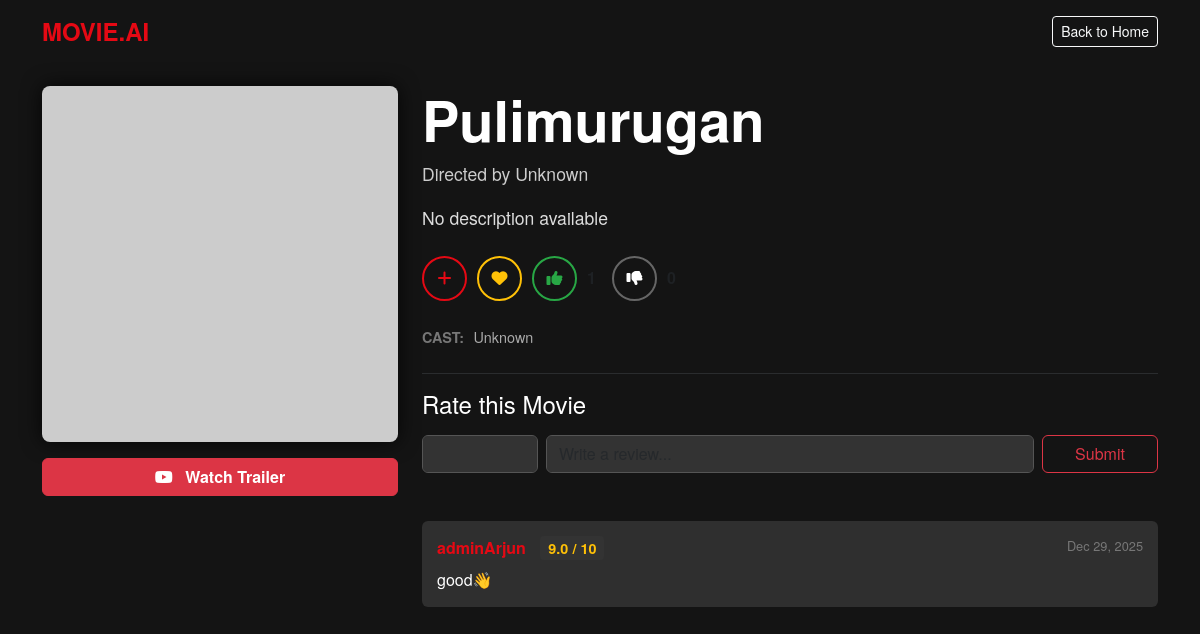
The app's page /movie/353501/ (signed in) with its own data.
### core/models.py (models this page shows, shortened)
class Movie(models.Model):
    title = models.CharField(max_length=200)
    overview = models.TextField()
    tmdb_id = models.IntegerField(unique=True)
    genres = models.CharField(max_length=500, blank=True)
    poster_url = models.CharField(max_length=500, blank=True, null=True)
    director = models.CharField(max_length=200, default="Unknown")
    cast = models.CharField(max_length=500, default="Unknown")
    description = models.TextField(default="No description available")

class Review(models.Model):
    user = models.ForeignKey(User, on_delete=models.CASCADE)
    movie = models.ForeignKey(Movie, on_delete=models.CASCADE)
    rating = models.FloatField(
        validators=[MinValueValidator(1.0), MaxValueValidator(10.0)])
    text = models.TextField(blank=True)
    created_at = models.DateTimeField(auto_now_add=True)

### core/views.py (the view, shortened to what this page needs)
# urls.py: path('movie/<int:movie_id>/', views.movie_detail, name='movie_detail'),
@login_required
def movie_detail(request, movie_id):
    movie = get_object_or_404(Movie, tmdb_id=movie_id)
    poster, director, cast = get_movie_data(movie)
    related_movies = []
    genre_str = ""
    try:
        if new_df is not None:
            movie_in_df = new_df[new_df['id'] == int(movie_id)]
            if not movie_in_df.empty:
                current_tags = str(movie_in_df.iloc[0]['tags']).lower()
                common_genres = ['action', 'adventure', 'animation', 'comedy', 'crime', 'documentary', 'drama', 'family',
                                 'fantasy', 'history', 'horror', 'music', 'mystery', 'romance', 'science fiction', 'thriller', 'war', 'western']
                found_genres = [g for g in common_genres if g in current_tags]
                if found_genres:
                    genre_str = " | ".join([g.capitalize()
                                           for g in found_genres])
                    genre_regex = '|'.join(found_genres)
                    condition = new_df['tags'].str.contains(
                        genre_regex, case=False, na=False)
                    related_df = new_df[condition & (
                        new_df['id'] != int(movie_id))]
                    if not related_df.empty:
                        samples = related_df.sample(n=min(6, len(related_df)))
                        for _, row in samples.iterrows():
                            p_url = safe_fetch_poster(
                                int(row['id']), row['title'])
                            related_movies.append(
                                {'title': row['title'], 'poster': p_url, 'id': row['id']})
    except Exception as e:
        print(f"Error finding related movies: {e}")
    return render(request, 'movie_detail.html', {
        'movie': movie,
        'poster': poster,
        'director': director,
        'cast': cast,
        'genres': genre_str,
        'related_movies': related_movies,
        'in_watchlist': Watchlist.objects.filter(user=request.user, movie=movie).exists(),
        'in_favorites': Favorite.objects.filter(user=request.user, movie=movie).exists(),
        'reviews': Review.objects.filter(movie=movie).order_by('-created_at'),
        'likes_count': Vote.objects.filter(movie=movie, vote_type='LIKE').count(),
        'dislikes_count': Vote.objects.filter(movie=movie, vote_type='DISLIKE').count(),
        'current_vote': (Vote.objects.filter(user=request.user, movie=movie).first().vote_type if Vote.objects.filter(user=request.user, movie=movie).first() else None)
    })

### core/templates/movie_detail.html (shortened to what this page needs)
<!DOCTYPE html>
<html lang="en">
<head>
    <link href="https://cdn.jsdelivr.net/npm/bootstrap@5.3.0/dist/css/bootstrap.min.css" rel="stylesheet">
    <link rel="stylesheet" href="https://cdnjs.cloudflare.com/ajax/libs/font-awesome/6.5.1/css/all.min.css">
</head>
<body>
    <nav class="navbar navbar-dark bg-transparent mb-4">
        <div class="container">
            <a class="navbar-brand" href="/">MOVIE.AI</a>
            <a href="/" class="btn btn-outline-light btn-sm">Back to Home</a>
        </div>
    </nav>
    <div class="container mt-4">
        <div class="row">
            <div class="col-md-4 mb-4">
                <img src="{{ poster }}" class="movie-poster-lg" alt="{{ movie.title }}">
                <a href="https://www.youtube.com/results?search_query={{ movie.title }}+trailer" target="_blank" class="btn btn-danger w-100 mt-3 fw-bold">
                    <i class="fab fa-youtube me-2"></i> Watch Trailer
                </a>
            </div>
            <div class="col-md-8">
                <h1 class="display-4 fw-bold mb-2">{{ movie.title }}</h1>
                <p class="mb-3" style="color: #cccccc; font-size: 1.1rem;">Directed by {{ director }}</p>
                <p class="lead" style="font-size: 1.1rem; line-height: 1.6; color: #ddd;">
                    {{ movie.description|default:"No description available." }}
                </p>
                <div class="d-flex align-items-center mb-4 mt-4">
                    <a href="{% url 'toggle_watchlist' movie.tmdb_id %}"
                       class="btn-icon {% if in_watchlist %}active-watch{% endif %}"
                       title="Add to Watchlist">
                        <i class="fas fa-plus"></i>
                    </a>
                    <a href="{% url 'toggle_favorite' movie.tmdb_id %}"
                       class="btn-icon {% if in_favorites %}active-fav{% endif %}"
                       title="Add to Favorites">
                        <i class="fas fa-heart"></i>
                    </a>
                    <a href="{% url 'toggle_vote' movie.tmdb_id 'LIKE' %}"
                       class="btn-icon vote-btn {% if current_vote == 'LIKE' %}active-vote-like{% endif %}"
                       data-type="LIKE"
                       title="Like"
                       style="{% if current_vote == 'LIKE' %}color: #28a745; border-color: #28a745;{% endif %}">
                        <i class="fas fa-thumbs-up"></i>
                    </a>
                    <span id="like-count" class="me-3 text-muted fw-bold">{{ likes_count }}</span>
                    <a href="{% url 'toggle_vote' movie.tmdb_id 'DISLIKE' %}"
                       class="btn-icon vote-btn {% if current_vote == 'DISLIKE' %}active-vote-dislike{% endif %}"
                       data-type="DISLIKE"
                       title="Dislike"
                       style="{% if current_vote == 'DISLIKE' %}color: #dc3545; border-color: #dc3545;{% endif %}">
                        <i class="fas fa-thumbs-down"></i>
                    </a>
                    <span id="dislike-count" class="text-muted fw-bold">{{ dislikes_count }}</span>
                </div>
                <div class="mb-4">
                    <span class="meta-label">CAST:</span>
                    <span class="cast-text">{{ cast }}</span>
                </div>
                <hr class="border-secondary">
                <h4 class="mb-3">Rate this Movie</h4>
                <form method="POST" class="mb-5">
                    <div class="row g-2">
                        <div class="col-md-2">
                            <input type="number" name="rating" step="0.1" min="0" max="10" class="form-control text-center fw-bold" required>
                        </div>
                        <div class="col-md-8">
                            <input type="text" name="review_text" class="form-control" placeholder="Write a review..." autocomplete="off">
                        </div>
                        <div class="col-md-2">
                            <button type="submit" class="btn btn-outline-danger w-100">Submit</button>
                        </div>
                    </div>
                </form>
                {% for review in reviews %}
                <div class="review-box">
                    <div>
                        <span class="review-user">{{ review.user.username }}</span>
                        <span class="rating-badge">{{ review.rating }} / 10</span>
                        <span class="float-end review-date">{{ review.created_at|date:"M d, Y" }}</span>
                    </div>
                    {% if review.text %}
                    <p class="mt-2 mb-0 text-white">{{ review.text }}</p>
                    {% endif %}
                </div>
                {% empty %}
                <p class="text-muted">No reviews yet.</p>
                {% endfor %}
            </div>
        </div>
    </div>
</body>
</html>

### core/templates/movie_detail.html (style rules this page uses)
body { background-color: #141414; color: white; font-family: 'Helvetica Neue', Helvetica, Arial, sans-serif; }
.navbar-brand { font-weight: bold; color: #e50914 !important; font-size: 1.5rem; }
.btn-icon { background: transparent; border: 2px solid #666; color: white; border-radius: 50%; width: 45px; height: 45px; display: inline-flex; align-items: center; justify-content: center; transition: all 0.3s; margin-right: 10px; text-decoration: none; }
.active-watch { border-color: #e50914 !important; color: #e50914 !important; }
.active-fav { border-color: #ffc107 !important; color: #ffc107 !important; }
.active-vote-like { border-color: #28a745 !important; color: #28a745 !important; }
.movie-poster-lg { border-radius: 8px; box-shadow: 0 0 20px rgba(0,0,0,0.8); width: 100%; object-fit: cover; }
.cast-text, .genre-text { color: #aaa; font-size: 0.9rem; }
.meta-label { color: #777; font-weight: bold; font-size: 0.9rem; margin-right: 5px; }
.review-box { background-color: #2f2f2f; padding: 15px; border-radius: 6px; margin-bottom: 15px; }
.review-user { font-weight: bold; color: #e50914; margin-right: 10px; }
.review-date { color: #777; font-size: 0.8rem; }
.rating-badge { background-color: #333; padding: 2px 8px; border-radius: 4px; font-weight: bold; color: #ffc107; font-size: 0.9rem; }
.btn-danger { transition: all 0.3s ease; }
.form-control { background-color: #333; border: 1px solid #555; color: white; }

### records on screen
Review: user.username "adminArjun", rating "9.0", created_at "Dec 29, 2025", text "good👋"

### other values on screen
{{ director }} "Unknown"
{{ cast }} "Unknown"
